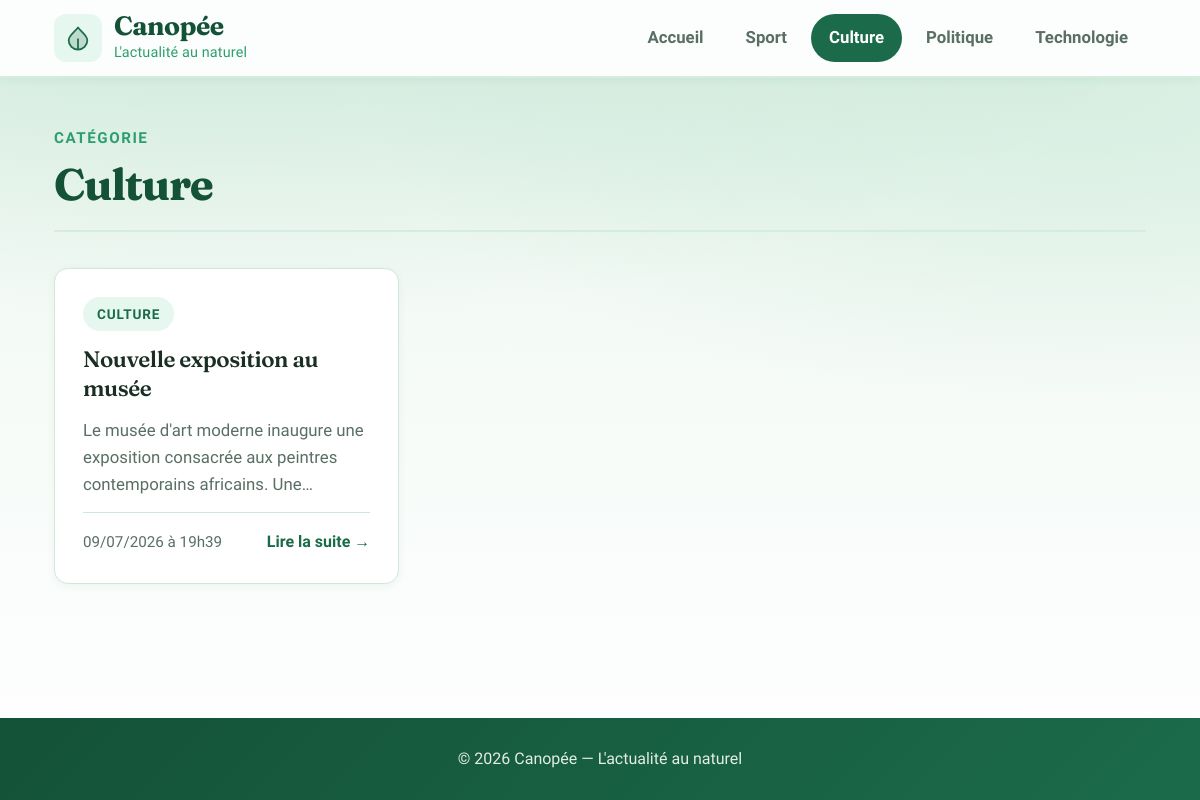
/categorie.php?id=2, run on the app's committed database.
### tables this page shows
CREATE TABLE IF NOT EXISTS Categorie (
    id       INT UNSIGNED AUTO_INCREMENT PRIMARY KEY,
    libelle  VARCHAR(100) NOT NULL
);

CREATE TABLE IF NOT EXISTS Article (
    id               INT UNSIGNED AUTO_INCREMENT PRIMARY KEY,
    titre            VARCHAR(255) NOT NULL,
    contenu          TEXT NOT NULL,
    dateCreation     DATETIME NOT NULL DEFAULT CURRENT_TIMESTAMP,
    dateModification DATETIME NOT NULL DEFAULT CURRENT_TIMESTAMP ON UPDATE CURRENT_TIMESTAMP,
    categorie        INT UNSIGNED NOT NULL,
    CONSTRAINT fk_article_categorie
        FOREIGN KEY (categorie) REFERENCES Categorie(id)
        ON DELETE CASCADE
);

### includes/functions.php (called while the page is built, shortened)
<?php
function e(?string $value): string
{
    return htmlspecialchars($value ?? '', ENT_QUOTES, 'UTF-8');
}
function formatDate(string $date): string
{
    return date('d/m/Y \à H\hi', strtotime($date));
}
function excerpt(string $text, int $length = 150): string
{
    return mb_substr($text, 0, $length) . '…';
}

### categorie.php (the view, shortened to what this page needs)
<?php
require_once __DIR__ . '/includes/functions.php';
$id = filter_input(INPUT_GET, 'id', FILTER_VALIDATE_INT);
$pdo = getConnection();
$categories = $pdo->query('SELECT * FROM Categorie')->fetchAll();
$stmt = $pdo->prepare('SELECT * FROM Categorie WHERE id = ?');
$stmt->execute([$id]);
$categorie = $stmt->fetch();
$sql = 'SELECT a.id, a.titre, a.contenu, a.dateCreation,
               c.id AS categorieId, c.libelle AS categorieLibelle
        FROM Article a
        INNER JOIN Categorie c ON a.categorie = c.id
        WHERE c.id = ?
        ORDER BY a.dateCreation DESC';
$stmt = $pdo->prepare($sql);
$stmt->execute([$id]);
$articles = $stmt->fetchAll();
$categorieActive = $categorie['id'];
require_once __DIR__ . '/includes/header.php';
?>
<section class="page-header">
    <p class="page-eyebrow">Catégorie</p>
    <h1 class="page-title"><?= e($categorie['libelle']) ?></h1>
</section>
<?php if (empty($articles)): ?>
    <div class="empty-state">
        <p>Aucun article dans la catégorie « <?= e($categorie['libelle']) ?> » pour le moment.</p>
    </div>
<?php else: ?>
    <div class="articles-grid">
        <?php foreach ($articles as $article): ?>
            <article class="article-card">
                <span class="badge"><?= e($article['categorieLibelle']) ?></span>
                <h2 class="article-card__title">
                    <a href="article.php?id=<?= $article['id'] ?>"><?= e($article['titre']) ?></a>
                </h2>
                <p class="article-card__excerpt"><?= e(excerpt($article['contenu'])) ?></p>
                <div class="article-card__footer">
                    <time class="article-card__date"><?= e(formatDate($article['dateCreation'])) ?></time>
                    <a href="article.php?id=<?= $article['id'] ?>" class="article-card__link">
                        Lire la suite →
                    </a>
                </div>
            </article>
        <?php endforeach; ?>
    </div>
<?php endif; ?>
<?php require_once __DIR__ . '/includes/footer.php'; ?>

### includes/header.php (shortened to what this page needs)
<!DOCTYPE html>
<html lang="fr">
<head>
    <link rel="stylesheet" href="css/style.css">
</head>
<body>
<header class="site-header">
    <div class="container header-inner">
        <a href="index.php" class="logo">
            <span class="logo-icon" aria-hidden="true">
            </span>
            <span class="logo-text">
                <span class="logo-name">Canopée</span>
                <span class="logo-tagline">L'actualité au naturel</span>
            </span>
        </a>
        <nav class="nav" aria-label="Navigation principale">
            <a href="index.php" class="nav-link<?= ($categorieActive ?? null) === null ? ' is-active' : '' ?>">Accueil</a>
            <?php foreach ($categories as $cat): ?>
                <a href="categorie.php?id=<?= $cat['id'] ?>"
                   class="nav-link<?= ($categorieActive ?? null) == $cat['id'] ? ' is-active' : '' ?>">
                    <?= e($cat['libelle']) ?>
                </a>
            <?php endforeach; ?>
        </nav>
    </div>
</header>
<main class="container main-content">

### data on the page
categorie: libelle "Sport"
categorie: libelle "Culture"
categorie: libelle "Politique"
categorie: libelle "Technologie"
article: categorie.libelle "CULTURE", titre "Nouvelle exposition au musée", contenu "Le musée d'art moderne inaugure une exposition consacrée aux peintres contemporains africains.…", dateCreation "09/07/2026 à 19h39"
